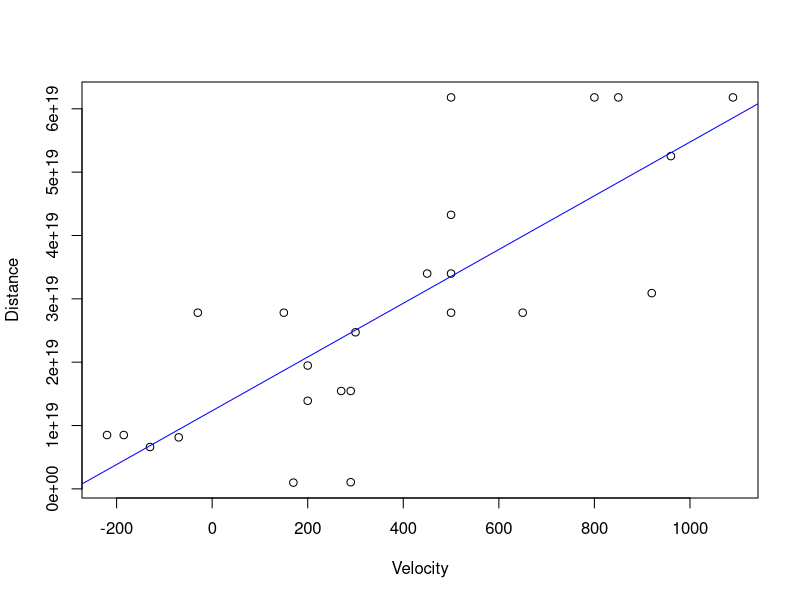

R code for this plot: (Note: this script raises an error after producing the figure.)
library(tidyr)
library(dplyr)
library(ggplot2)
#1
Nebula<-c("S. Mag","L. Mag","NGC 6822","NGC 598","NGC 221","NGC 224","NGC 5457","NGC 4736",
          "NGC 5194","NGC 4449","NGC 4214","NGC 3031","NGC 3627","NGC 4626","NGC 5236",
          "NGC 1068","NGC 5055","NGC 7331","NGC 4258","NGC 4151","NGC 4382","NGC 4472",
          "NGC 4486","NGC 4649")
Velocity<-c(170,290,-130,-70,-185,-220,200,290,270,200,300,-30,650,150,500,920,450,500,500,
            960,500,850,800,1090)
Distance<-c(0.032,0.034,0.214,0.263,0.275,0.275,0.450,0.500,0.500,0.630,0.800,0.900,0.900,
            0.900,0.900,1.000,1.100,1.100,1.400,1.700,2.000,2.000,2.000,2.000)
Distance<- 30.9e18*Distance

plot(Velocity,Distance)

#2
a<-data.frame(Nebula,Velocity,Distance)
bigbang<-as_tibble(a)
model <- lm(Distance ~ Velocity, data = bigbang)
abline(model,col="blue")
#3
#问蒋浩同学，他告诉我lm模型-1令截距为0
model_1 <- lm(Distance ~ Velocity-1, data = bigbang)
summary(model_1)
#根据大爆炸理论，宇宙诞生时，红移距离应该为0，之后红移距离应该越来越大

age<-(model_new$coefficients/60/60/24/365)
#paste函数是蒋浩同学提供的思路
print(paste("The age of the universe is",age,"years old"))

#4
#数据中不同的速度对应着相同的距离，存在问题，提升数据精度可以得到更好的回归曲线，也能预测的更准
# good work         
